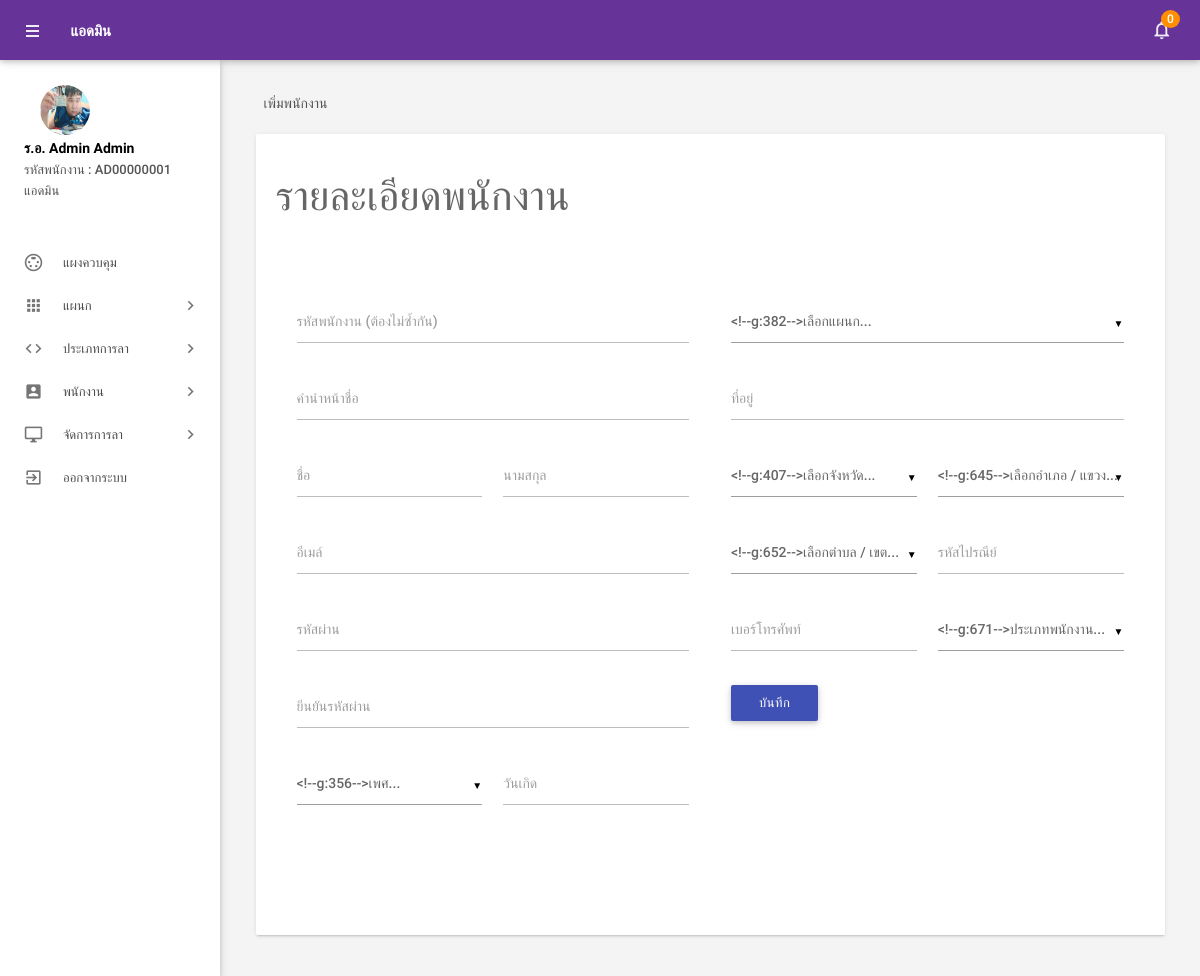
The app's page /admin/addemployee.php (signed in) with its own data.
### tables this page shows
CREATE TABLE `picture` (
  `id` int(11) NOT NULL,
  `path` text NOT NULL,
  `eid` int(11) NOT NULL
);

CREATE TABLE `tblemployees` (
  `id` int(11) NOT NULL,
  `EmpId` varchar(100) NOT NULL,
  `Prefix` varchar(100) NOT NULL,
  `FirstName` varchar(150) NOT NULL,
  `LastName` varchar(150) NOT NULL,
  `EmailId` varchar(200) NOT NULL,
  `Password` varchar(180) NOT NULL,
  `Gender` enum('ชาย','หญิง','อื่นๆ') NOT NULL,
  `Dob` varchar(100) NOT NULL,
  `Department` varchar(255) NOT NULL,
  `Address` varchar(255) NOT NULL,
  `provinces` varchar(200) NOT NULL,
  `amphures` varchar(100) NOT NULL,
  `districts` varchar(150) NOT NULL,
  `zip_code` text NOT NULL,
  `Phonenumber` char(11) NOT NULL,
  `Status` int(1) NOT NULL,
  `Type_Employee` enum('พนักงานทั่วไป','แอดมิน') NOT NULL,
  `RegDate` timestamp NOT NULL DEFAULT CURRENT_TIMESTAMP
);

### admin/addemployee.php (the view, shortened to what this page needs)
<?php
include('includes/config.php');
if (strlen($_SESSION['alogin']) == 0) {
    header('location:index.php');
} else {
?>
<!DOCTYPE html>
<html lang="th">
<head>
    <link type="text/css" rel="stylesheet" href="../assets/plugins/materialize/css/materialize.min.css" />
    <link href="../assets/plugins/material-preloader/css/materialPreloader.min.css" rel="stylesheet">
    <link href="../assets/css/alpha.min.css" rel="stylesheet" type="text/css" />
    <link href="../assets/css/custom.css" rel="stylesheet" type="text/css" />
</head>
<body>
    <?php include('includes/header.php'); ?>
    <?php include('includes/sidebar.php'); ?>
    <main class="mn-inner">
        <div class="row">
            <div class="col s12">
                <div class="page-title">เพิ่มพนักงาน</div>
            </div>
            <div class="col s12 m12 l12">
                <div class="card">
                    <div class="card-content">
                        <form id="example-form" method="post" name="addemp" enctype="multipart/form-data">
                            <div>
                                <h3>รายละเอียดพนักงาน</h3>
                                <section>
                                    <div class="wizard-content">
                                        <div class="row">
                                            <div class="col m6">
                                                <div class="row">
                                                    <div class="input-field col  s12">
                                                        <label for="empcode">รหัสพนักงาน (ต้องไม่ซ้ำกัน)</label>
                                                        <input name="empcode" id="empcode"
                                                            onBlur="checkAvailabilityEmpid()" type="text"
                                                            autocomplete="off" required>
                                                    </div>
                                                    <div class="input-field col  s12">
                                                        <label for="prefix">คำนำหน้าชื่อ</label>
                                                        <input id="prefix" name="prefix" type="text" required>
                                                    </div>
                                                    <div class="input-field col m6 s12">
                                                        <label for="firstName">ชื่อ</label>
                                                        <input id="firstName" name="firstName" type="text" required>
                                                    </div>
                                                    <div class="input-field col m6 s12">
                                                        <label for="lastName">นามสกุล</label>
                                                        <input id="lastName" name="lastName" type="text"
                                                            autocomplete="off" required>
                                                    </div>
                                                    <div class="input-field col s12">
                                                        <label for="email">อีเมล์</label>
                                                        <input name="email" type="email" id="email"
                                                            onBlur="checkAvailabilityEmailid()" autocomplete="off"
                                                            required>
                                                    </div>
                                                    <div class="input-field col s12">
                                                        <label for="password">รหัสผ่าน</label>
                                                        <input id="password" name="password" type="password"
                                                            autocomplete="off" required>
                                                    </div>
                                                    <div class="input-field col s12">
                                                        <label for="confirm">ยีนยันรหัสผ่าน</label>
                                                        <input id="confirm" name="confirmpassword" type="password"
                                                            autocomplete="off" required>
                                                    </div>
                                                    <div class="input-field col m6 s12">
                                                    </div>
                                                    <div class="input-field col m6 s12">
                                                        <label for="birthdate">วันเกิด</label>
                                                        <input id="birthdate" name="dob" type="date" class="datepicker"
                                                            autocomplete="off" required>
                                                    </div>
                                                </div>
                                            </div>
                                            <div class="col m6">
                                                <div class="row">
                                                    <div class="input-field col  s12">
                                                    </div>
                                                    <div class=" input-field col s12">
                                                        <label for="address">ที่อยู่</label>
                                                        <input id="address" name="address" type="text"
                                                            autocomplete="off" required>
                                                    </div>
                                                    <div class="input-field col m6 s12">
                                                    </div>
                                                    <div class="input-field col m6 s12">
                                                    </div>
                                                    <div class="input-field col m6 s12">
                                                    </div>
                                                    <div class="input-field col m6 s12">
                                                        <label id="label_zip_code" for="zip_code">รหัสไปรณีย์</label>
                                                        <input id="zip_code" name="zip_code" type="text"
                                                            autocomplete="off" required>
                                                    </div>
                                                    <div class="input-field col m6 s12">
                                                        <label for="phone">เบอร์โทรศัพท์</label>
                                                        <input id="phone" name="mobileno" type="tel" maxlength="10"
                                                            autocomplete="off" required>
                                                    </div>
                                                    <div class="input-field col m6 s12">
                                                    </div>
                                                    <div class="input-field col s12">
                                                        <button type="submit" name="add" onclick="return valid();"
                                                            id="add"
                                                            class="waves-effect waves-light btn indigo m-b-xs">บันทึก</button>
                                                    </div>
                                                </div>
                                            </div>
                                        </div>
                                    </div>
                                </section>
                            </div>
                        </form>
                    </div>
                </div>
            </div>
        </div>
    </main>
    </div>
    <div class="left-sidebar-hover"></div>
</body>
</html>
<?php } ?>

### admin/includes/sidebar.php (shortened to what this page needs)
     <aside id="slide-out" class="side-nav white fixed">
         <div class="side-nav-wrapper">
             <div class="sidebar-profile">
                 <div class="sidebar-profile-image">
                     <?php
                        $eid = $_SESSION['eid'];
                        $sql2 = "SELECT * from  tblemployees left join picture on picture.eid = tblemployees.id where tblemployees.id  =:eid order by picture.id desc";
                        $query2 = $dbh->prepare($sql2);
                        $query2->bindParam(':eid', $eid, PDO::PARAM_STR);
                        $query2->execute();
                        $results2 = $query2->fetch(PDO::FETCH_ASSOC);
                        if
                        (!is_null($results2['path'])){
                            $image_src = (isset($_SERVER['HTTPS']) && $_SERVER['HTTPS'] === 'on' ? "https" : "http") . "://$_SERVER[HTTP_HOST]/images/" . $results2['path'];
                        }
                        else{
                            $image_src = (isset($_SERVER['HTTPS']) && $_SERVER['HTTPS'] === 'on' ? "https" : "http") . "://$_SERVER[HTTP_HOST]/images/default.png" ;
                        }
?>
                     <a
                         href="form-images.php?eid=<?= $_SESSION['eid'] ?>&redirecturl=<?=(isset($_SERVER['HTTPS']) && $_SERVER['HTTPS'] === 'on' ? "https" : "http") . "://$_SERVER[HTTP_HOST]$_SERVER[REQUEST_URI]";?>"><img
                             src="<?= $image_src  ?>" class="circle" alt=""></a>
                 </div>
                 <div class="sidebar-profile-info">
                     <?php
                        $eid = $_SESSION['eid'];
                        $sql = "SELECT FirstName,LastName,EmpId,Type_Employee,Prefix from  tblemployees where id=:eid";
                        $query = $dbh->prepare($sql);
                        $query->bindParam(':eid', $eid, PDO::PARAM_STR);
                        $query->execute();
                        $results = $query->fetchAll(PDO::FETCH_OBJ);
                        if ($query->rowCount() > 0) {
                            foreach ($results as $result) {               ?>
                     <p><?php echo htmlentities($result->Prefix . " " . $result->FirstName . " " . $result->LastName); ?>
                     </p>
                     <span>รหัสพนักงาน : </span><span><?php echo htmlentities($result->EmpId) ?></span> <br>
                     <span><?php echo htmlentities($result->Type_Employee) ?></span>
                     <?php }
                        } ?>
                 </div>
             </div>
             <ul class="sidebar-menu collapsible collapsible-accordion" data-collapsible="accordion">
                 <li class="no-padding"><a class="waves-effect waves-grey" href="dashboard.php"><i
                             class="material-icons">settings_input_svideo</i>แผงควบคุม</a></li>
                 <li class="no-padding">
                     <a class="collapsible-header waves-effect waves-grey"><i class="material-icons">apps</i>แผนก<i
                             class="nav-drop-icon material-icons">keyboard_arrow_right</i></a>
                 </li>
                 <li class="no-padding">
                     <a class="collapsible-header waves-effect waves-grey"><i
                             class="material-icons">code</i>ประเภทการลา<i
                             class="nav-drop-icon material-icons">keyboard_arrow_right</i></a>
                 </li>
                 <li class="no-padding">
                     <a class="collapsible-header waves-effect waves-grey"><i
                             class="material-icons">account_box</i>พนักงาน<i
                             class="nav-drop-icon material-icons">keyboard_arrow_right</i></a>
                 </li>
                 <li class="no-padding">
                     <a class="collapsible-header waves-effect waves-grey"><i
                             class="material-icons">desktop_windows</i>จัดการการลา<i
                             class="nav-drop-icon material-icons">keyboard_arrow_right</i></a>
                 </li>
                 <li class="no-padding">
                     <a class="waves-effect waves-grey" href="logout.php"><i
                             class="material-icons">exit_to_app</i>ออกจากระบบ</a>
                 </li>
             </ul>
         </div>
     </aside>

### records on screen
picture: path (picture)
tblemployees: Prefix+FirstName+LastName "ร.อ. Admin Admin", EmpId "AD00000001", Type_Employee "แอดมิน"

### other values on screen
$unreadcount "0"
